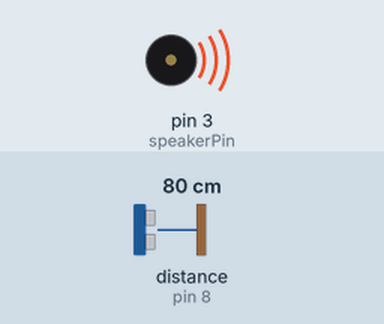
The sketch below on a simulated Arduino Uno, built with avr-gcc and run on an emulated ATmega328P. Shown: buzzer (waves = sounding). Wiring (inferred from the names in the program): ultrasonic range finder: trigger pin 7; echo pin 8. The test bench sets the inputs (shaded band); at power-on: distance to the obstacle (sensor on pin 8) 80 cm. The echo pulse lasts 58.3 µs per cm; what the sketch prints to the serial monitor is not drawn.

Above: at 0.05 s.
Timing chart, 0 to 3.0 s (numbered marks = the images above):
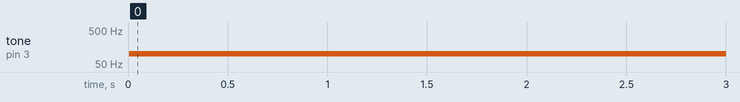

The sketch:

distance_test.ino
```cpp
const int trigPin = 7;
const int echoPin = 8;
const int speakerPin = 3;

const float distHigh = 5;
const float distLow = 0;

void setup() {
  // put your setup code here, to run once:
  Serial.begin(9600);
  pinMode(trigPin, OUTPUT);
  pinMode(echoPin, INPUT);
  pinMode(speakerPin, OUTPUT);

}

void loop() {
  // put your main code here, to run repeatedly:
  float distance = getDistance();
  Serial.print(distance);
  Serial.print("\t");
  int pitch = map(distance, distLow, distHigh, 100, 3000);
  Serial.println(pitch);
  tone(speakerPin, pitch, 100);
  delay(100);
}

float getDistance() {
  digitalWrite(trigPin, LOW);
  delayMicroseconds(2);
  digitalWrite(trigPin, HIGH);
  delayMicroseconds(10);

  digitalWrite(trigPin, LOW);
  long duration = pulseIn(echoPin, HIGH);
  float distance = duration * 0.00017;

  return distance;
}
```

Measured:
- by itself, tone on pin 3 (speakerPin): silent → 100 Hz at 0.01 s
